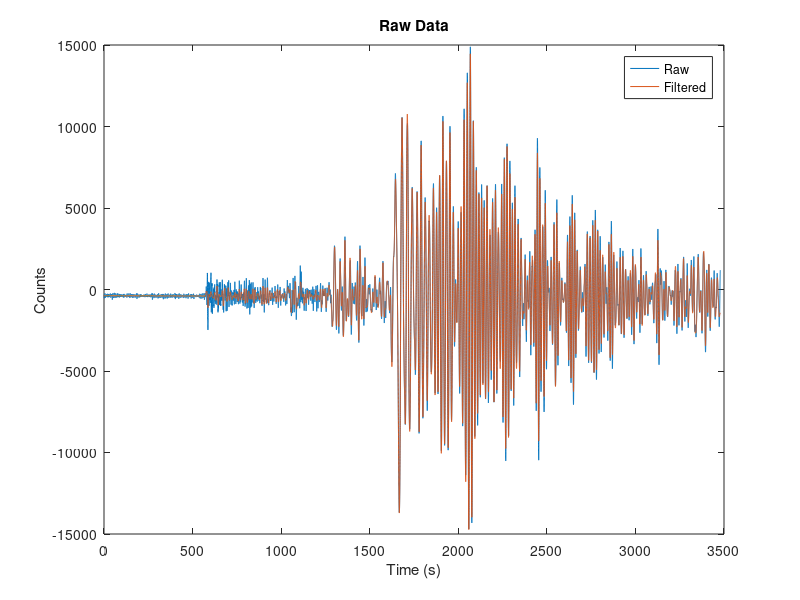

Write the MATLAB code that produced this figure. (Note: this script raises an error after producing the figure.)
%{
    Matlab Practical 6 by Zach Vig
%}

clearvars; clear;

%q1.1
d = importdata("ANMO_z.txt");
t = d(:,1);
c = d(:,2);
figure(1);
plot(t,c,'DisplayName','Raw'); title("Raw Data"); xlabel("Time (s)"); ylabel("Counts");
% xline([200,400,580,700,1300,1450,1640,2400]);
% xlim([580,700]);

%q1.2
%a. There is just some background noise. There is not any signal here, but it has a frequency of roughly 6 seconds. This could be due to waves hitting the shore on the continent.

%b. This is the onset in some low amplitude signal and that lasts until 1300 seconds.It has roughly the same frequency as part a.

%c. Here the signal increases in amplitude slightly, but this is pretty short lived and only occurs in this time interval.

%d. In this interval, the signal is the highest amplitude. It peaks in the center of the time interval after growing and before fading back to roughly the signal amplitude seen in part c.

%q1.3
%There is one sample taken every 0.05 seconds, so the sampling frequency is 20 Hz, so the nyquist frequency is 10 Hz.

%q1.4
[b,a] = butter(4,0.01,'low');
% fvtool(b,a);

%q1.5
figure(1); hold on;
c_filt = filtfilt(b,a,c);
plot(t,c_filt,'DisplayName','Filtered');
legend();
hold off;


%q2.1
f = linspace(0,0.1,1000);
figure(2);
spectrogram(c,2048,1024,f,20,'yaxis'); title('Raw Spectrogram');

%q2.2
c_dtr = detrend(c);
figure(3); hold on;
plot(t,c,'DisplayName','Raw');title('Part 2 Signal');xlabel('Time (s)'); ylabel('Counts');
plot(t,c_dtr,'DisplayName','Detrended');
legend();
hold off;
figure(4);
spectrogram(c_dtr,2048,1024,f,20,'yaxis');
%{
    Our signal was shifted up so that it is centered around zero and it is completly flat except for the amplitude of the signal. The spectrogram no longer has a frequency offset in the beginning. Otherwise, the shapes are the same.
%}
